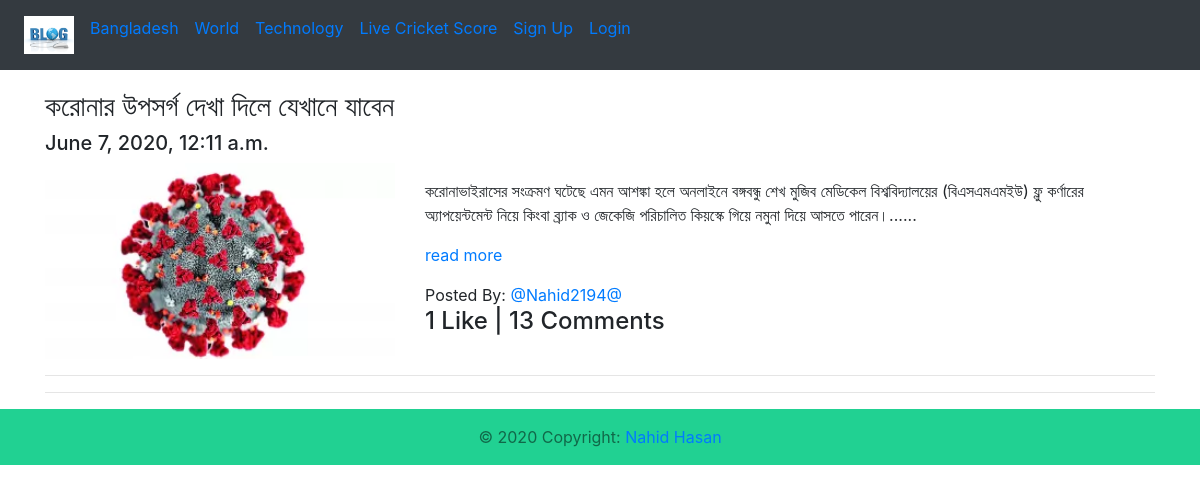
/blog/, run on an earlier commit of the app's database.
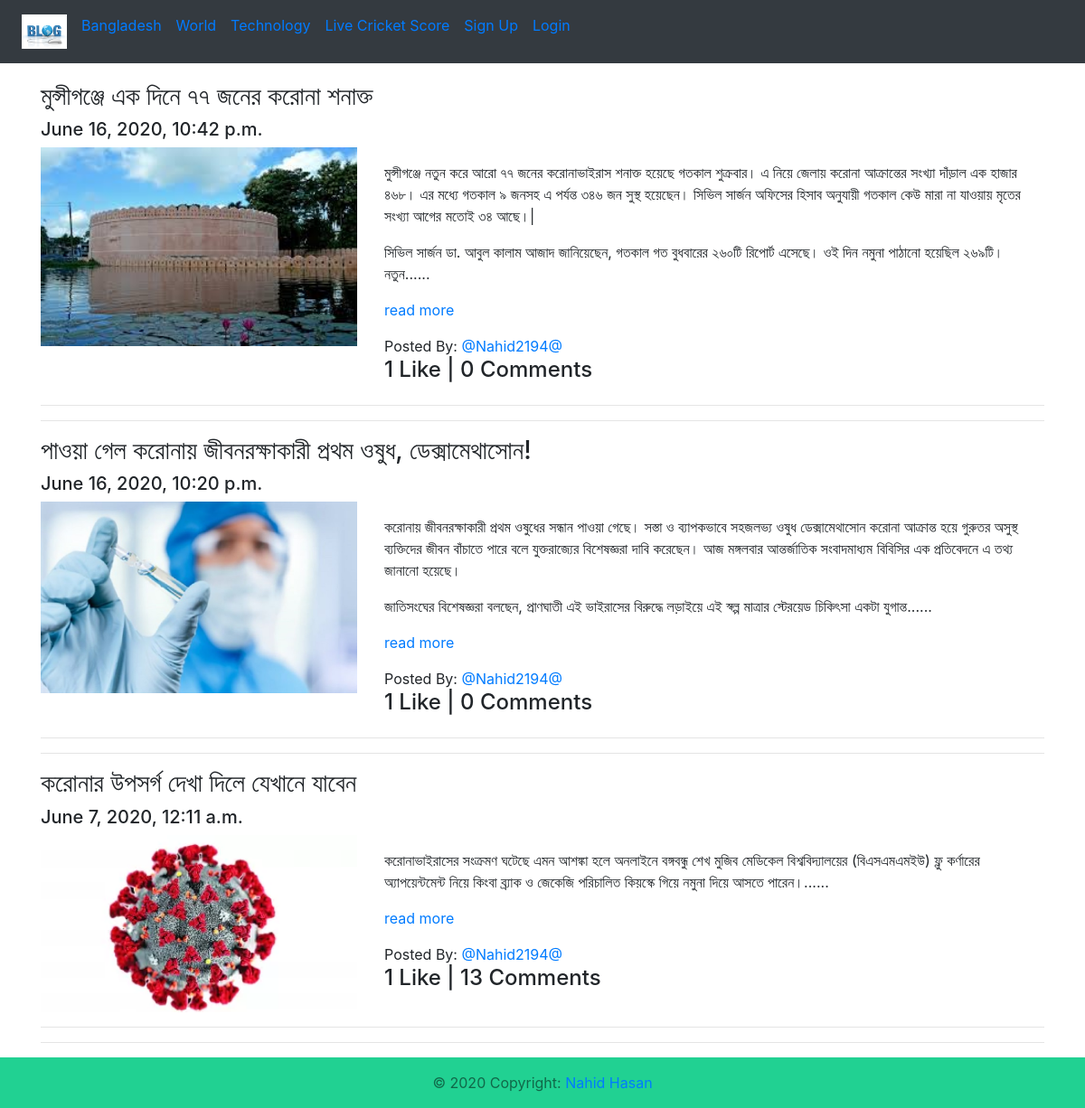
And on a later commit of the database.
### Blog_App/models.py (models this page shows, shortened)
class Blog(models.Model):
    author = models.ForeignKey(User,on_delete=models.CASCADE,related_name='post_author')
    blog_title= models.CharField(max_length=264,verbose_name='Put a Title')
    slug = models.SlugField(max_length=264,unique=True)
    blog_content = models.TextField(verbose_name='What is Your mind')
    blog_image = models.ImageField(upload_to='blog_images',verbose_name='Image',blank=False)
    publish_date = models.DateTimeField(auto_now_add=True)
    update_date = models.DateTimeField(auto_now=True)
    class Meta:
       ordering = ('-publish_date',)

### Blog_App/views.py (the view)
# urls.py: path('',views.BlogList.as_view(),name='blog_list'),
class BlogList(ListView):
    context_object_name = 'blogs'
    model = Blog
    template_name = 'Blog_App/blog_list.html'

### Blog_App/templatetags/custom_filters.py (called while the page is built)
def range_filter(value):
    return value[0:400] + "......"

### templates/Blog_App/blog_list.html (shortened to what this page needs)
{% extends 'base.html' %}
{% load custom_filters %}
{% block body_block %}
{% for blog in blogs %}
<h3>{{ blog.blog_title }}</h3>
<h5>{{ blog.publish_date}}</h5>
<div class="row">
  <div class="col-sm-4">
    <img src="/media/{{blog.blog_image}}" width="100%" alt="{{ blog.blog_title}}" title="{{ blog.blog_title}}">
  </div>
  <br>
  <div class="col-sm-8">
    <p>{{ blog.blog_content|range_filter|linebreaks }}<a href="{% url 'Blog_App:blog_details' slug=blog.slug %}">read more</a> </p>
    Posted By: <a href="{% url 'Login_App:profile'%}">@{{blog.author}}</a>
    <h4>{{blog.blog_like.count}} Like | {{blog.blog_comment.count}} Comments</h4>
  </div>
</div>
<hr>
<hr>
{% endfor %}
{% endblock %}

### templates/base.html (shortened to what this page needs)
<!DOCTYPE html>
<html lang="en" dir="ltr">
<head>
<link rel="stylesheet" href="https://maxcdn.bootstrapcdn.com/bootstrap/4.4.1/css/bootstrap.min.css">
 <link href="https://maxcdn.bootstrapcdn.com/font-awesome/4.7.0/css/font-awesome.min.css" rel="stylesheet">
</head>
<body>
<nav class="navbar navbar-expand-sm navbar-primary bg-dark">
<ul class="navbar-nav">
<li class="nav-item active">
 <a class="nav-link" href="{% url 'index' %}"><img src="/media/logo.png" width='50px'></a>
</li>
<li class="nav-item active" >
 <a class="nav-link" href="#"  >Bangladesh</a>
</li>
<li class="nav-item active" >
 <a class="nav-link" href="#">World</a>
</li>
<li class="nav-item active" >
 <a class="nav-link" href="#">Technology</a>
</li>
<li class="nav-item active" >
 <a class="nav-link" href="#">Live Cricket Score</a>
</li>
{% if user.is_authenticated %}
<div class="nav-item dropdown">
  <a class="nav-link dropdown-toggle" href="#" id="navbardrop" data-toggle="dropdown">
          @{{user.username}}
  </a>
  <div class="dropdown-menu" >
   <a class="dropdown-item" href="{% url 'Login_App:profile' %}">Your Profile</a>
   <a class="dropdown-item" href="{% url 'Blog_App:create_blog' %}">Write Blog</a>
    <a class="dropdown-item" href="{% url 'Blog_App:my_blog' %}">My Blog</a>
   <hr>
   <a class="dropdown-item" href="{% url 'Login_App:logout' %}">Logout</a>
 </div>
{% else %}
    <li class="nav-item">
      <a class="nav-link" href="{% url 'Login_App:sign_up' %}">Sign Up</a>
    </li>
    <li class="nav-item">
      <a class="nav-link" href="{% url 'Login_App:login' %}">Login</a>
</li>
{% endif %}
</ul>
</nav>
<div class="container" style="padding-top:20px">
{% block body_block %}
{% endblock %}
</div>
<footer class="page-footer font-small blue-grey lighten-5">
  <div style="background-color: #21d192;">
    <div class="container">
       <div class="footer-copyright text-center text-black-50 py-3">© 2020 Copyright:
    <a class="dark-grey-text" href="#"> Nahid Hasan</a>
  </div>
      </div>
    </div>
</footer>
</body>
</html>

What changed in the data, as far as the page shows it:
added Blog: blog_title "মুন্সীগঞ্জে এক দিনে ৭৭ জনের করোনা শনাক্ত", publish_date "June 16, 2020, 10:42 p.m.", blog_image (picture), blog_content|range_filter "মুন্সীগঞ্জে নতুন করে আরো ৭৭ জনের করোনাভাইরাস শনাক্ত হয়েছে গতকাল শুক্রবার। এ নিয়ে জেলায় করোনা আক্রান্তের সংখ্যা দাঁড়াল এক হাজার ৪৬৮। এর মধ্যে গতকাল ৯ জনসহ এ পর্যন্ত ৩৪৬ জন সুস্থ হয়েছেন। সিভিল সার্জন অফিসের হিসাব অনুযায়ী গতকাল কেউ মারা না যাওয়ায় মৃতের সংখ্যা আগের মতোই ৩৪ আছে।| সিভিল সার্জন ডা. আবুল কালাম আজাদ জানিয়েছেন, গতকাল গত বুধবারের ২৬০টি রিপোর্ট এসেছে। ওই দিন নমুনা পাঠানো হয়েছিল ২৬৯টি। নতুন......", author "Nahid2194@", blog_like.count "1", blog_comment.count "0"
added Blog: blog_title "পাওয়া গেল করোনায় জীবনরক্ষাকারী প্রথম ওষুধ, ডেক্সামেথাসোন!", publish_date "June 16, 2020, 10:20 p.m.", blog_image (picture), blog_content|range_filter "করোনায় জীবনরক্ষাকারী প্রথম ওষুধের সন্ধান পাওয়া গেছে। সস্তা ও ব্যাপকভাবে সহজলভ্য ওষুধ ডেক্সামেথাসোন করোনা আক্রান্ত হয়ে গুরুতর অসুস্থ ব্যক্তিদের জীবন বাঁচাতে পারে বলে যুক্তরাজ্যের বিশেষজ্ঞরা দাবি করেছেন। আজ মঙ্গলবার আন্তর্জাতিক সংবাদমাধ্যম বিবিসির এক প্রতিবেদনে এ তথ্য জানানো হয়েছে। জাতিসংঘের বিশেষজ্ঞরা বলছেন, প্রাণঘাতী এই ভাইরাসের বিরুদ্ধে লড়াইয়ে এই স্বল্প মাত্রার স্টেরয়েড চিকিৎসা একটা যুগান্ত......", author "Nahid2194@", blog_like.count "1", blog_comment.count "0"
